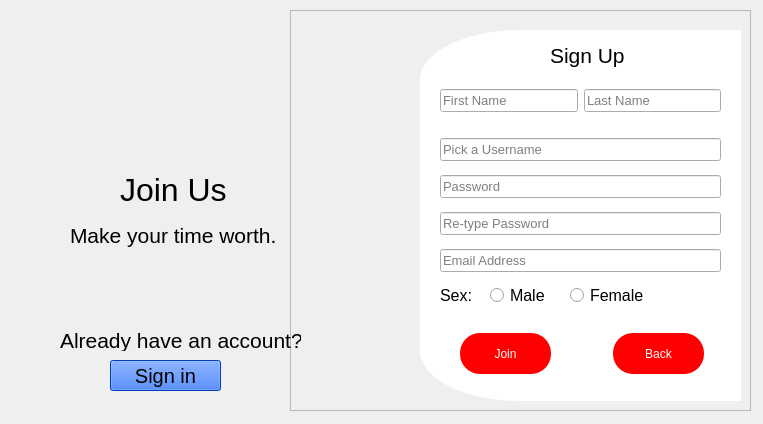
<?xml version="1.0" encoding="UTF-8"?>
<ui version="4.0">
 <class>Reg</class>
 <widget class="QWidget" name="Reg">
  <property name="geometry">
   <rect>
    <x>0</x>
    <y>0</y>
    <width>763</width>
    <height>424</height>
   </rect>
  </property>
  <property name="windowTitle">
   <string>Form</string>
  </property>
  <widget class="QStackedWidget" name="stackedWidget">
   <property name="geometry">
    <rect>
     <x>0</x>
     <y>0</y>
     <width>763</width>
     <height>424</height>
    </rect>
   </property>
   <widget class="QWidget" name="page">
    <property name="maximumSize">
     <size>
      <width>763</width>
      <height>16777215</height>
     </size>
    </property>
    <property name="styleSheet">
     <string notr="true">#page{
	border-image: url(:/image/gradientResize.jpg);
}</string>
    </property>
    <widget class="QLabel" name="gauntlet">
     <property name="geometry">
      <rect>
       <x>70</x>
       <y>10</y>
       <width>181</width>
       <height>181</height>
      </rect>
     </property>
     <property name="styleSheet">
      <string notr="true">image: url(:/image/image.png);</string>
     </property>
     <property name="text">
      <string/>
     </property>
    </widget>
    <widget class="QLabel" name="join_us">
     <property name="geometry">
      <rect>
       <x>120</x>
       <y>170</y>
       <width>111</width>
       <height>41</height>
      </rect>
     </property>
     <property name="font">
      <font>
       <family>Arial</family>
       <pointsize>36</pointsize>
      </font>
     </property>
     <property name="styleSheet">
      <string notr="true">#label_2{
	color: rgb(255, 255, 255);
}</string>
     </property>
     <property name="text">
      <string>&lt;html&gt;&lt;head/&gt;&lt;body&gt;&lt;p&gt;&lt;span style=&quot; font-size:24pt;&quot;&gt;Join Us&lt;/span&gt;&lt;/p&gt;&lt;/body&gt;&lt;/html&gt;</string>
     </property>
    </widget>
    <widget class="QLabel" name="slogan">
     <property name="geometry">
      <rect>
       <x>70</x>
       <y>210</y>
       <width>211</width>
       <height>51</height>
      </rect>
     </property>
     <property name="font">
      <font>
       <pointsize>16</pointsize>
      </font>
     </property>
     <property name="styleSheet">
      <string notr="true">#label_3{
	color:rgb(255, 255, 255);
}</string>
     </property>
     <property name="text">
      <string>Make your time worth.</string>
     </property>
    </widget>
    <widget class="QFrame" name="frame">
     <property name="geometry">
      <rect>
       <x>290</x>
       <y>10</y>
       <width>461</width>
       <height>401</height>
      </rect>
     </property>
     <property name="styleSheet">
      <string notr="true"/>
     </property>
     <property name="frameShape">
      <enum>QFrame::StyledPanel</enum>
     </property>
     <property name="frameShadow">
      <enum>QFrame::Raised</enum>
     </property>
     <widget class="QPushButton" name="pushButton">
      <property name="geometry">
       <rect>
        <x>130</x>
        <y>630</y>
        <width>151</width>
        <height>51</height>
       </rect>
      </property>
      <property name="styleSheet">
       <string notr="true">#pushButton{
padding-left:20px;
padding-right:20px;
border-radius:20px;
background:rgb(255, 0, 0);
color:rgb(255, 255, 255);

}
#pushButton:hover{
background:rgb(85, 170, 255);


}</string>
      </property>
      <property name="text">
       <string>Join</string>
      </property>
     </widget>
     <widget class="QPushButton" name="pushButton_2">
      <property name="geometry">
       <rect>
        <x>330</x>
        <y>630</y>
        <width>151</width>
        <height>51</height>
       </rect>
      </property>
      <property name="styleSheet">
       <string notr="true">#pushButton_2{
padding-left:20px;
padding-right:20px;
border-radius:20px;
background:rgb(255, 0, 0);
color:rgb(255, 255, 255);

}
#pushButton_2:hover{
background:rgb(85, 0, 0)


}</string>
      </property>
      <property name="text">
       <string>Back</string>
      </property>
     </widget>
     <widget class="QGraphicsView" name="graphicsView">
      <property name="geometry">
       <rect>
        <x>130</x>
        <y>20</y>
        <width>321</width>
        <height>371</height>
       </rect>
      </property>
      <property name="styleSheet">
       <string notr="true">#graphicsView{
	background: rgb(255, 255, 255);
	border-top-left-radius:100% 50%;
	border-bottom-left-radius:100% 50%;
	padding: 50px;
}</string>
      </property>
     </widget>
     <widget class="QWidget" name="layoutWidget">
      <property name="geometry">
       <rect>
        <x>150</x>
        <y>120</y>
        <width>281</width>
        <height>151</height>
       </rect>
      </property>
      <layout class="QVBoxLayout" name="verticalLayout_3">
       <item>
        <widget class="QLineEdit" name="username_3">
         <property name="font">
          <font>
           <pointsize>10</pointsize>
          </font>
         </property>
         <property name="cursor">
          <cursorShape>IBeamCursor</cursorShape>
         </property>
         <property name="text">
          <string/>
         </property>
         <property name="cursorPosition">
          <number>0</number>
         </property>
         <property name="dragEnabled">
          <bool>false</bool>
         </property>
         <property name="placeholderText">
          <string>Pick a Username</string>
         </property>
        </widget>
       </item>
       <item>
        <widget class="QLineEdit" name="pass_3">
         <property name="font">
          <font>
           <pointsize>10</pointsize>
          </font>
         </property>
         <property name="placeholderText">
          <string>Password</string>
         </property>
        </widget>
       </item>
       <item>
        <widget class="QLineEdit" name="lineEdit_7">
         <property name="font">
          <font>
           <pointsize>10</pointsize>
          </font>
         </property>
         <property name="styleSheet">
          <string notr="true">border-color: rgb(85, 0, 0);</string>
         </property>
         <property name="alignment">
          <set>Qt::AlignLeading|Qt::AlignLeft|Qt::AlignVCenter</set>
         </property>
         <property name="placeholderText">
          <string>Re-type Password</string>
         </property>
         <property name="cursorMoveStyle">
          <enum>Qt::LogicalMoveStyle</enum>
         </property>
         <property name="clearButtonEnabled">
          <bool>false</bool>
         </property>
        </widget>
       </item>
       <item>
        <widget class="QLineEdit" name="email_3">
         <property name="font">
          <font>
           <pointsize>10</pointsize>
          </font>
         </property>
         <property name="alignment">
          <set>Qt::AlignLeading|Qt::AlignLeft|Qt::AlignVCenter</set>
         </property>
         <property name="placeholderText">
          <string>Email Address</string>
         </property>
         <property name="cursorMoveStyle">
          <enum>Qt::LogicalMoveStyle</enum>
         </property>
         <property name="clearButtonEnabled">
          <bool>false</bool>
         </property>
        </widget>
       </item>
      </layout>
     </widget>
     <widget class="QWidget" name="layoutWidget_2">
      <property name="geometry">
       <rect>
        <x>150</x>
        <y>70</y>
        <width>281</width>
        <height>41</height>
       </rect>
      </property>
      <layout class="QHBoxLayout" name="horizontalLayout_4">
       <item>
        <widget class="QLineEdit" name="firstname_4">
         <property name="font">
          <font>
           <pointsize>10</pointsize>
          </font>
         </property>
         <property name="styleSheet">
          <string notr="true"/>
         </property>
         <property name="placeholderText">
          <string>First Name</string>
         </property>
        </widget>
       </item>
       <item>
        <widget class="QLineEdit" name="lastname_4">
         <property name="font">
          <font>
           <pointsize>10</pointsize>
          </font>
         </property>
         <property name="placeholderText">
          <string>Last Name</string>
         </property>
        </widget>
       </item>
      </layout>
     </widget>
     <widget class="QLabel" name="alreadyhaveanaccount_3">
      <property name="geometry">
       <rect>
        <x>260</x>
        <y>30</y>
        <width>81</width>
        <height>31</height>
       </rect>
      </property>
      <property name="font">
       <font>
        <pointsize>16</pointsize>
       </font>
      </property>
      <property name="styleSheet">
       <string notr="true">#label_6{
	color:rgb(255, 255, 255);
}</string>
      </property>
      <property name="text">
       <string>Sign Up</string>
      </property>
     </widget>
     <widget class="QPushButton" name="joinButton">
      <property name="geometry">
       <rect>
        <x>170</x>
        <y>323</y>
        <width>91</width>
        <height>41</height>
       </rect>
      </property>
      <property name="styleSheet">
       <string notr="true">#joinButton{
padding-left:20px;
padding-right:20px;
border-radius:20px;
background:rgb(255, 0, 0);
color:rgb(255, 255, 255);

}
#pushButton:hover{
background:rgb(85, 170, 255);


}</string>
      </property>
      <property name="text">
       <string>Join</string>
      </property>
     </widget>
     <widget class="QPushButton" name="backButton">
      <property name="geometry">
       <rect>
        <x>323</x>
        <y>323</y>
        <width>91</width>
        <height>41</height>
       </rect>
      </property>
      <property name="styleSheet">
       <string notr="true">#backButton{
padding-left:20px;
padding-right:20px;
border-radius:20px;
background:rgb(255, 0, 0);
color:rgb(255, 255, 255);

}
#pushButton_2:hover{
background:rgb(85, 0, 0)


}</string>
      </property>
      <property name="text">
       <string>Back</string>
      </property>
     </widget>
     <widget class="QRadioButton" name="male">
      <property name="geometry">
       <rect>
        <x>200</x>
        <y>260</y>
        <width>91</width>
        <height>50</height>
       </rect>
      </property>
      <property name="font">
       <font>
        <pointsize>12</pointsize>
       </font>
      </property>
      <property name="text">
       <string>Male</string>
      </property>
     </widget>
     <widget class="QRadioButton" name="female">
      <property name="geometry">
       <rect>
        <x>280</x>
        <y>260</y>
        <width>141</width>
        <height>50</height>
       </rect>
      </property>
      <property name="font">
       <font>
        <pointsize>12</pointsize>
       </font>
      </property>
      <property name="text">
       <string>Female</string>
      </property>
     </widget>
     <widget class="QLabel" name="sex">
      <property name="geometry">
       <rect>
        <x>150</x>
        <y>270</y>
        <width>71</width>
        <height>31</height>
       </rect>
      </property>
      <property name="font">
       <font>
        <pointsize>12</pointsize>
       </font>
      </property>
      <property name="text">
       <string>Sex:</string>
      </property>
     </widget>
    </widget>
    <widget class="QLabel" name="alreadyhaveanaccount">
     <property name="geometry">
      <rect>
       <x>60</x>
       <y>330</y>
       <width>241</width>
       <height>21</height>
      </rect>
     </property>
     <property name="font">
      <font>
       <pointsize>16</pointsize>
      </font>
     </property>
     <property name="styleSheet">
      <string notr="true">#label_6{
	color:rgb(255, 255, 255);
}</string>
     </property>
     <property name="text">
      <string>Already have an account?</string>
     </property>
    </widget>
    <widget class="QPushButton" name="signin">
     <property name="geometry">
      <rect>
       <x>110</x>
       <y>360</y>
       <width>111</width>
       <height>31</height>
      </rect>
     </property>
     <property name="font">
      <font>
       <pointsize>15</pointsize>
      </font>
     </property>
     <property name="styleSheet">
      <string notr="true">background-color: rgb(0, 85, 255);</string>
     </property>
     <property name="text">
      <string>Sign in</string>
     </property>
    </widget>
   </widget>
   <widget class="QWidget" name="page_2"/>
  </widget>
 </widget>
 <resources/>
 <connections/>
</ui>
